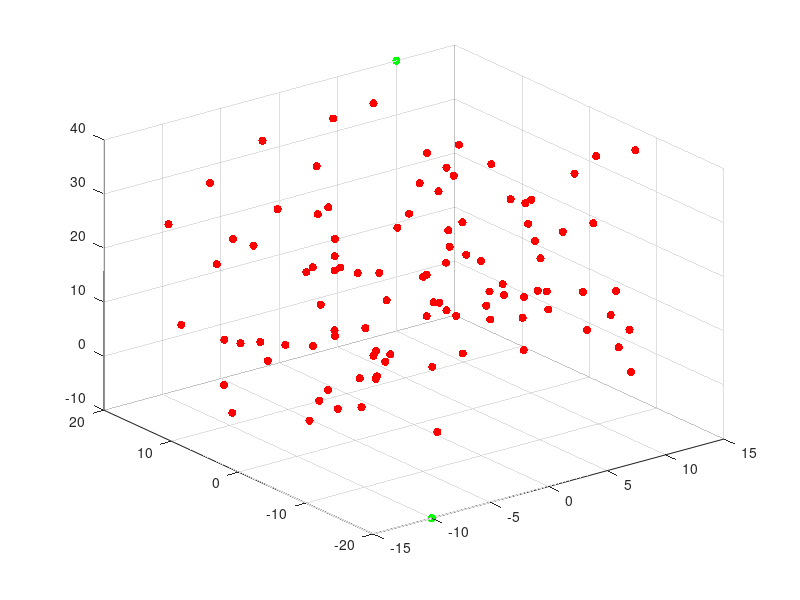

Reproduce this figure in MATLAB. (Note: this script raises an error after producing the figure.)
data1 = rand(100,3);
data1(:,1) = data1(:,1)*30-15;
data1(:,2) = data1(:,2)*30-15;
data1(:,3) = data1(:,3)*42-3;
figure;
scatter3(data1(:,1),data1(:,2),data1(:,3),'r','filled');
hold on;

A = [-10 -20 -10];
B = [10 20 40];
scatter3(A(1),A(2),A(3),'g','filled');
scatter3(B(1),B(2),B(3),'g','filled');

[newB, newA, newdata1] = translate_rotate_points(data1, B, A);

scatter3(newdata1(:,1),newdata1(:,2),newdata1(:,3),'k','filled');
scatter3(newA(1),newA(2),newA(3),'b','filled');
scatter3(newB(1),newB(2),newB(3),'b','filled');
axis equal;